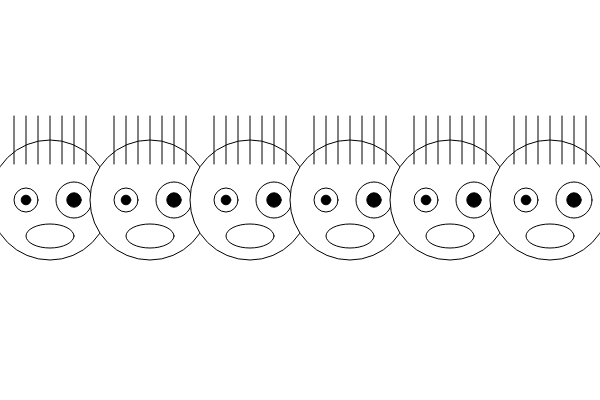
Frame 1 (no input)
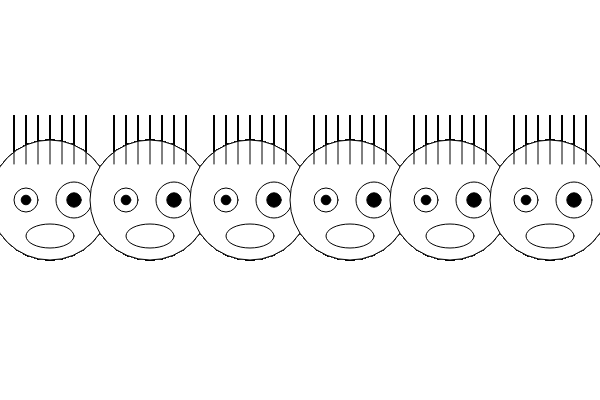
Frame 60 (no input)
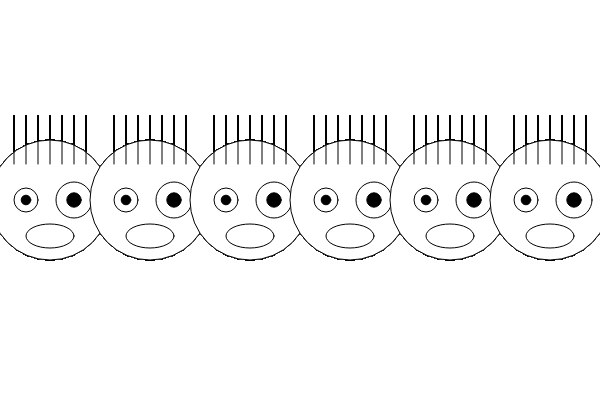
Frame 120 (the mouse pressed at the canvas centre since frame 60)

The p5.js sketch that drew these frames (run headless with seeded random() and noise() and a simulated clock; from frame 60 on, the mouse is pressed at the canvas centre):

// p5.js sketch
// ── sketch.js
// 函数setup() : 准备阶段
function setup() {
	// 创建画布，宽度640像素，高度480像素
	// 画布的坐标系统为，左上角坐标为（0，0），
	// x方向水平向右，y方向垂直向下，单位像素
	createCanvas(600,400);
}

// 函数draw()：作画阶段
function draw() {
	// 	用变量x作为循环变量
	for(var x=50;x<640;x+=100)
	{
		var y = 200; // 每一个懵逼脸的纵向位置固定为200
		drawConfuseFace(x,y,120,0.4,0.2,0.3); // 用循环变量x来指定位置
	}	
}

// 画懵逼脸
function drawConfuseFace(
	posX, posY,  // 脸部中心位置
	faceSize,  // 脸部尺寸
	scaleMouth,  // 嘴巴尺度比例，相对于脸部尺寸
	scaleLEye,  // 左眼尺度比例， 相对于脸部尺寸
	scaleREye) // 右眼尺度比例， 相对于脸部尺寸
{
	//  -------------- 1 画脸 --------------- 
	fill(255);// 填充白色
	ellipse(posX,posY,faceSize,faceSize);// 圆圈
	
	//  -------------- 2 画眼睛 --------------- 
	// 2.1 计算眼睛相对于脸中心点的偏移量
	var EyeOffsetX = 0.2 * faceSize; // 眼睛横向偏移量为脸部尺寸的0.2倍
	var EyeOffsetY = 0 * faceSize; // 眼睛纵向偏移量为脸部尺寸的0倍

	// 2.2 计算眼睛尺寸
	// 左右眼尺寸
	var LEyeSize = faceSize * scaleLEye; 
	var REyeSize = faceSize * scaleREye;
	// 左右眼珠尺寸
	var LIrisSize = LEyeSize * 0.4;
	var RIrisSize = REyeSize * 0.4;
	
	// 2.2 画出左眼	
	fill(255);// 填充白色
	ellipse(
		posX-EyeOffsetX, // 脸的中心位置向左偏移EyeOffsetX
		posY+EyeOffsetY, // 脸的中心位置向下偏移EyeOffsetY
		LEyeSize,
		LEyeSize);
	
	// 2.3 画出右眼	
	fill(255);// 填充白色
	ellipse(
		posX+EyeOffsetX,
		posY+EyeOffsetY,
		REyeSize,
		REyeSize); 	
	
	// 5 左眼珠
	fill(0);// 填充黑色	
	ellipse(
		posX-EyeOffsetX, // 位置与左眼一样
		posY+EyeOffsetY,
		LIrisSize, // 尺寸则采用比左眼小的尺寸
		LIrisSize);
	
	// 6 右眼珠
	fill(0);// 填充黑色	
	ellipse(
		posX+EyeOffsetX,
		posY+EyeOffsetY,
		RIrisSize,
		RIrisSize);	
	
	//  -------------- 3 画嘴巴 ---------------
	// 3.1 计算嘴巴相对于脸部中心位置的偏移量
	var MouthOffsetX = 0.0;
	var MouthOffsetY = 0.3*faceSize;

	// 3.2 计算嘴巴尺寸
	var MouthWidth = faceSize * scaleMouth;
	var MouthHeight = MouthWidth/2.0;
	
	// 3.3 画出嘴巴
	fill(255); // 填充白色
	ellipse(
		posX + MouthOffsetX,
		posY + MouthOffsetY,
		MouthWidth,
		MouthHeight);	
	
	//  -------------- 4 画头发 --------------- 	
	var offsetX01 = -0.3;
	// while(bool Condition){}:
	// 当条件满足时，就执行{}内容，然后再判断()的条件
	var count = 0;
	while(offsetX01<0.4) 
	{
		drawOneHair(posX,posY,faceSize,offsetX01);
		// 警戒：必须要让while()括号中的条件会变成false
		offsetX01 += 0.1; // += 运算符用途：A+=B 等价于 A=A+B;

		if(count>99999)
		{
			break;
		}
		count ++;
	}	
}

// 绘制一根头发
function drawOneHair(
	faceX,faceY, // 脸的中心位置
	faceSize, // 脸的尺寸
	offsetXOnFaceSize) // 头发X坐标的的偏移量，以脸部尺寸为单位尺寸
{
	// ------------- 1 计算尺寸和位置 ---------//
	// 头发相对脸部中心的Y偏移量
	var HairOffsetY = faceSize * 0.3;	
	// 计算X偏移量
	var offsetX = offsetXOnFaceSize * faceSize;
	// 头发长度
	var HairLength = faceSize * 0.4;

	// --------------- 2 画头发 ---------------//
	line(
		faceX + offsetX,
		faceY - HairOffsetY,
		faceX + offsetX,
		faceY - (HairOffsetY + HairLength) );
}
